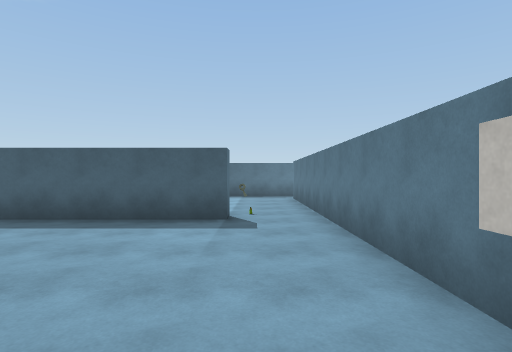
View 1 (above)

17 first-person views from a walk through a 3-D level made in the Unity game engine. The camera is 1.5 m above the floor, looks level and sees 80° across. Doors are open. The floor is counted in squares, 2 m on a side. Each view is taken from the middle of a square. On the plan, view 1 faces up. The plan holds only what a view shows up to about 10 squares ahead; the rest is blank. The player is left out. Some surface patterns are stand-ins.

View 2
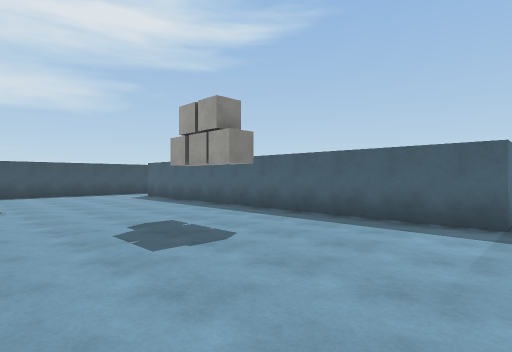

View 3
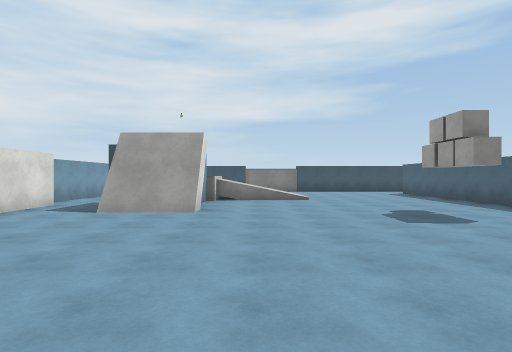

View 4
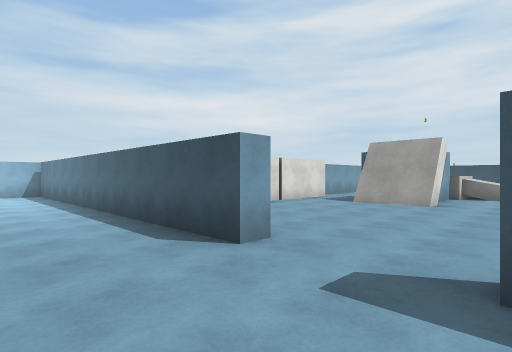

View 5
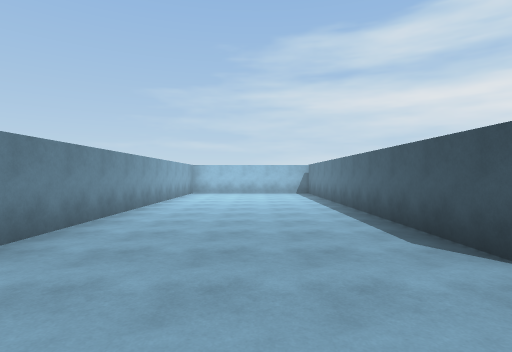

View 6
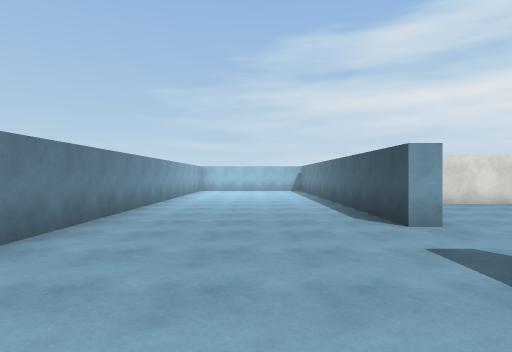

View 7
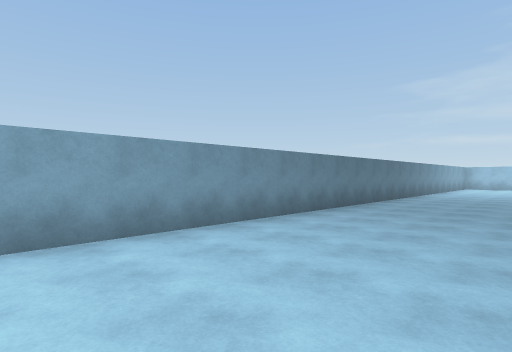

View 8
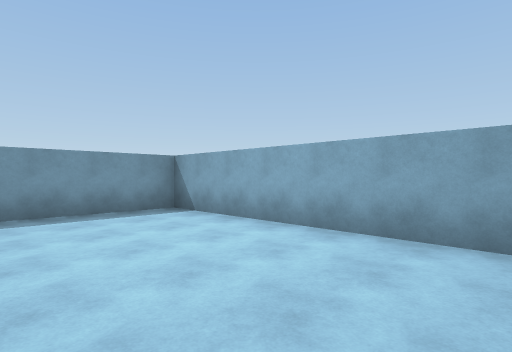

View 9
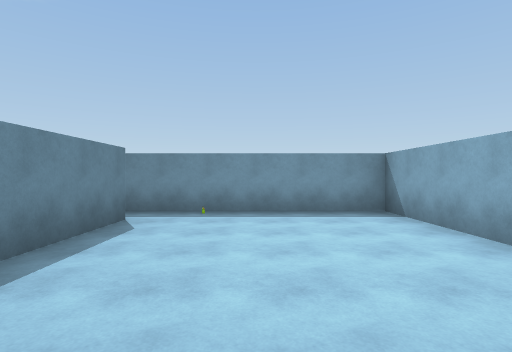

View 10
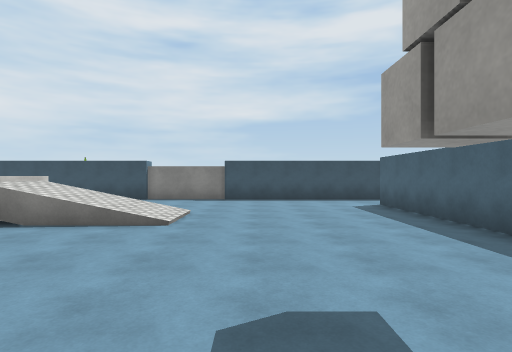

View 11
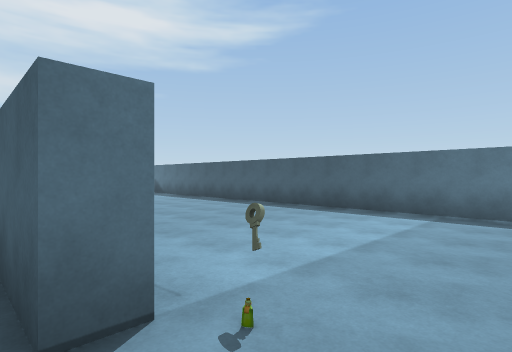

View 12
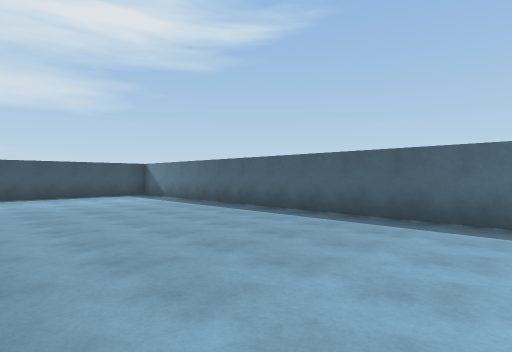

View 13
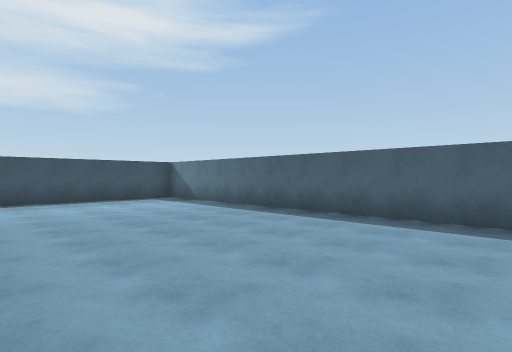

View 14
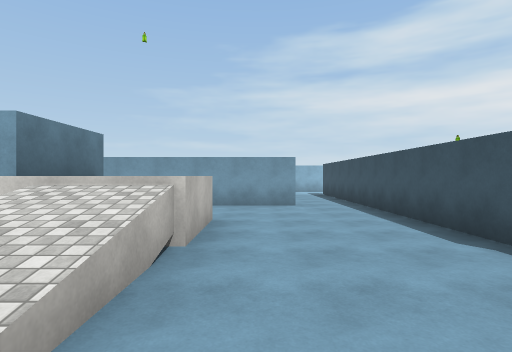

View 15
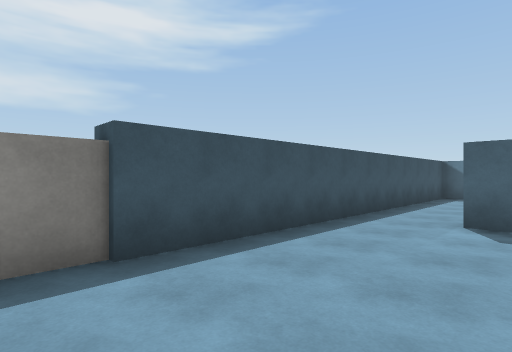

View 16
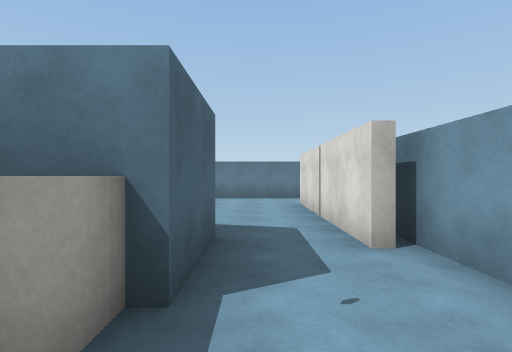

View 17
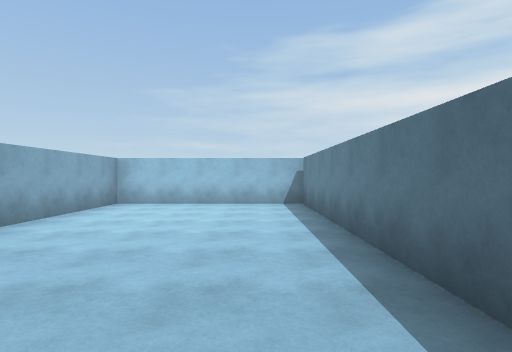

### Floor plan
Key: @ floor where view 1 was taken; # wall or solid block; . main floor; : floor 1.5 m higher than the main floor; / step, stairs or slope; D open door; = window, fence, low wall or low ledge; B bottle; L block; O other object.
Columns run from 13 left of view 1 to 7 right of it. Each row starts with its distance up from view 1.
 12 #####################
 11 #.............DDO...#
 10 #..............#....#
  9 #..............#....#
  8 #..............#....#
  7 #..............#....#
  6 #..  ........OB#....#
  5 #..##########..#....#
  4 #..............#....#
  3 #..............#....#
  2 #..............#....#
  1 #.............L#....#
  0 #...//.......@.#....#
 -1 #...//..............#
 -2 #...///.............#
 -3 #...::=##......#....#
 -4 #...::=##......#....#
 -5 #..............#....#
 -6 #..............#....#
 -7 #..##########  #....#
 -8 #..            #....#
 -9 #.             #....#
-10                #....#
-11                #....#
-12                #....#
-13                #....#
-14                ######

Positions as (right, up) in squares from view 1, and headings:
1: (0, 0), facing up
2: (0, 0), facing up-left
3: (2, -1), facing left
4: (4, 0), facing down-left
5: (4, 0), facing down
6: (4, 2), facing down
7: (3, 7), facing down-right
8: (3, 5), facing up-right
9: (4, 5), facing up
10: (-3, 2), facing left
11: (1, 5), facing up-left
12: (-1, 6), facing up-left
13: (-3, 6), facing up-left
14: (-10, 1), facing down
15: (-10, 0), facing up-left
16: (-9, -5), facing right
17: (3, -5), facing down
